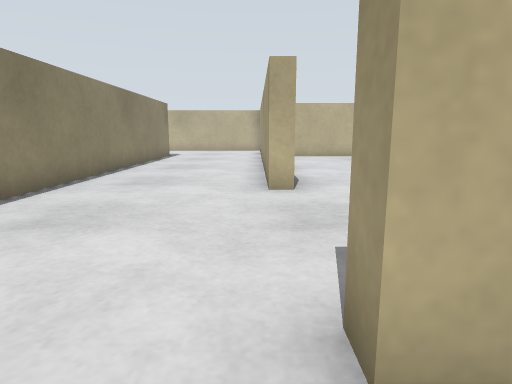
view 1 (above)

17 first-person views from a walk through a world built for the Gazebo simulator. The camera is 0.11 m above the floor, tilts 10° down and sees 75° across. The floor is counted in squares, 0.1 m on a side. Each view is taken from the middle of a square. On the plan, view 1 faces up. The plan holds only what a view shows up to about 13 squares ahead; the rest is blank. The place goes on beyond the plan.

view 2
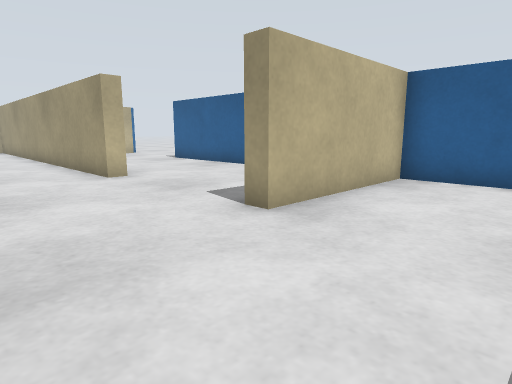

view 3
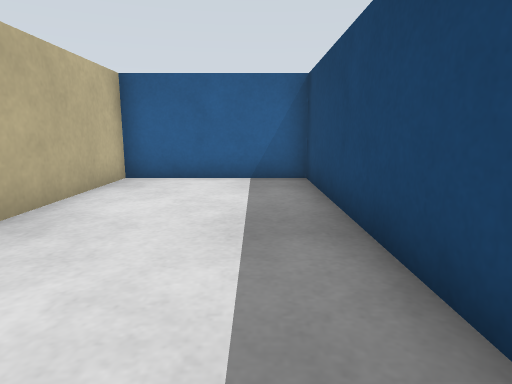

view 4
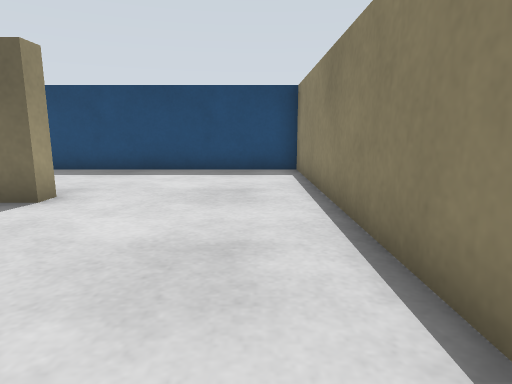

view 5
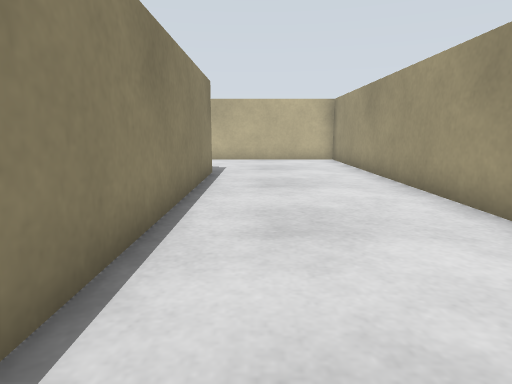

view 6
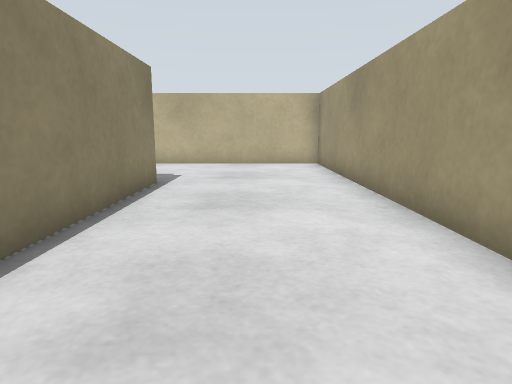

view 7
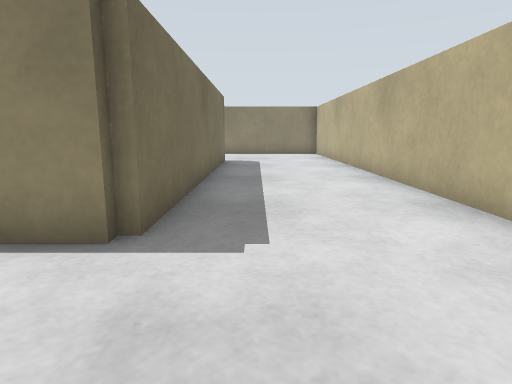

view 8
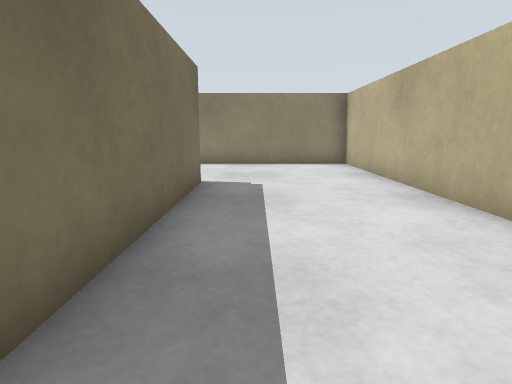

view 9
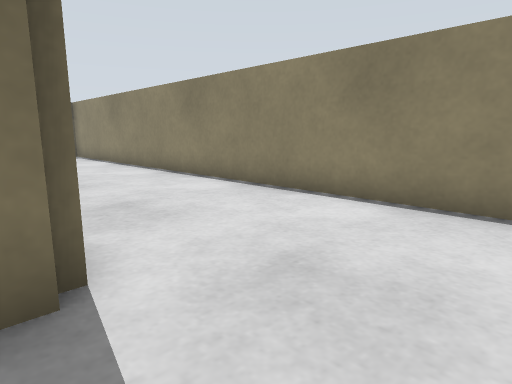

view 10
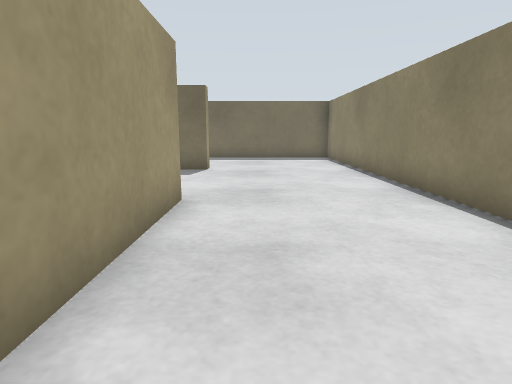

view 11
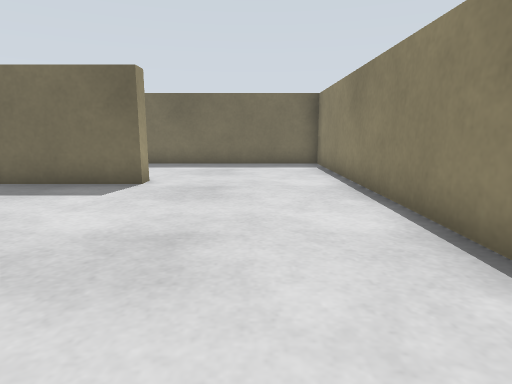

view 12
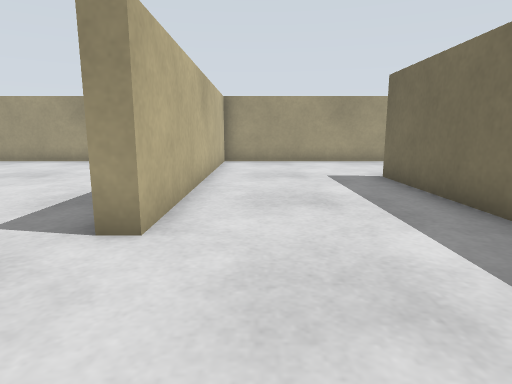

view 13
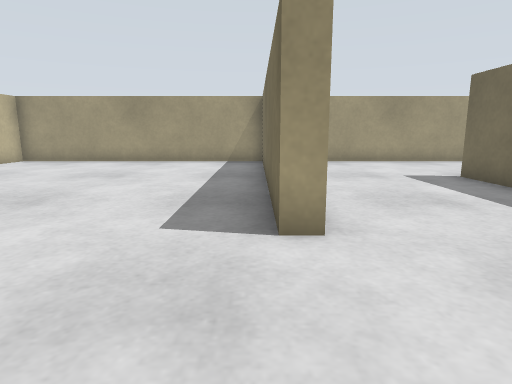

view 14
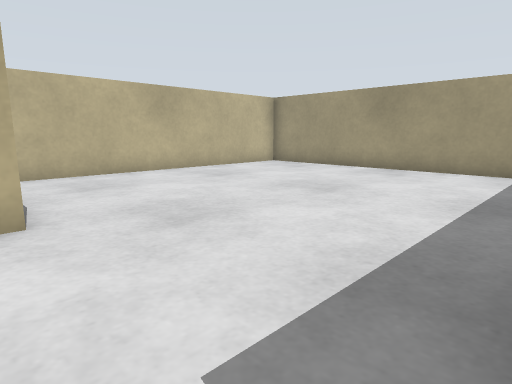

view 15
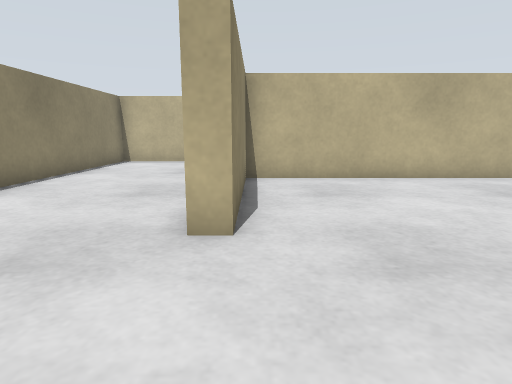

view 16
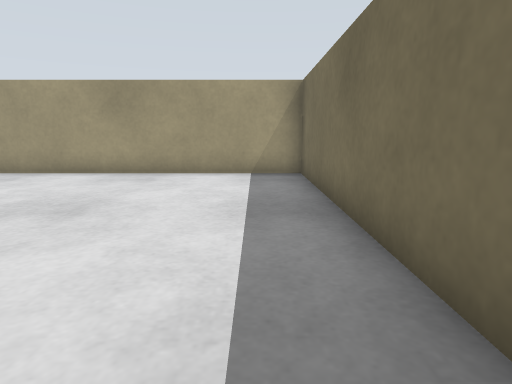

view 17
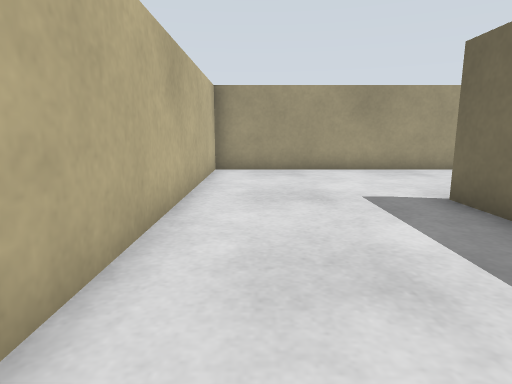

### Floor plan
Points are (right, up) in squares from view 1. A wall is a line through its corners. A room is listed if a view was taken in it or the views show most of it. See-through windows are left out.
Room 1 (views 1, 2, 3)
walls: (-4.2, 2.4) (-4.2, -3.3) (5.3, -3.3) (5.3, 1.2) (0.5, 1.2) (0.5, 1.7)
ways out: opening at (-1.5, 1.5) to room 2
Room 2 (views 4, 5, 6, 7, 8, 9, 10, 11, 13, 14, 15, 16)
walls: (-14.6, 16.8) (-4.2, 16.8) (-4.2, 2.4); (-14.2, 11.5) (-14.8, 11.5) (-14.8, 15.5); (-14.5, 6.2) (-14.5, 6.7) (-13.5, 6.7); (0.3, 6.5) (0.3, 21.3) (-19.3, 21.3) (-19.3, 5.4)
ways out: opening at (-1.5, 1.5) to room 1; opening at (-16.5, 6.5) to room 3; opening at (-14, 9.5) to room 4; opening at (1, 4.5)
Room 3 (views 12, 17)
walls: (-19.3, 5.4) (-19.3, 1.7) (-9.5, 1.7); (-4.7, 2.5) (-4.7, 6.2) (-14.5, 6.2)
ways out: opening at (-16.5, 6.5) to room 2; opening at (-7.5, 1.5)
Room 4 (no view inside)
walls: (-13.5, 6.7) (-4.7, 6.7) (-4.7, 16.2) (-14.2, 16.2) (-14.2, 11.5)
ways out: opening at (-14, 9.5) to room 2

Where each view was taken, in squares from view 1:
view 1: 0 up, 0 right, facing up
view 2: 2 down, 3 left, facing up-right
view 3: 2 down, 3 left, facing right
view 4: 7 up, 3 left, facing down
view 5: 7 up, 3 left, facing up
view 6: 9 up, 2 left, facing up
view 7: 18 up, 1 left, facing left
view 8: 18 up, 7 left, facing left
view 9: 19 up, 14 left, facing down-left
view 10: 17 up, 16 left, facing down
view 11: 14 up, 17 left, facing down
view 12: 5 up, 18 left, facing right
view 13: 7 up, 18 left, facing right
view 14: 7 up, 15 left, facing up-right
view 15: 8 up, 14 left, facing up
view 16: 8 up, 14 left, facing right
view 17: 5 up, 15 left, facing right
